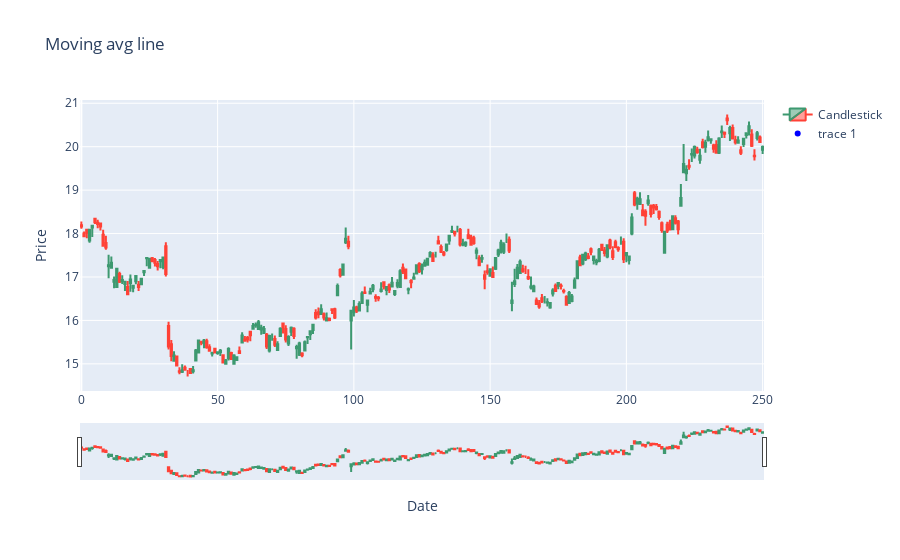

The code cell stored with this chart in its notebook:
### Code cell
moving_avg = df['Close'].rolling(window=20).mean()

candlestick = go.Candlestick(x=df.index,        
                open=df['Open'],
                high=df['High'],
                low=df['Low'],
                close=df['Close'],
                name='Candlestick')

moving_avg_trace = go.Scatter(x=df['Date'],
                             y=moving_avg,
                             mode='markers',
                             line=dict(color='blue', width=4))

fig = go.Figure(data=[candlestick, moving_avg_trace])

fig.update_layout(title='Moving avg line',
                   xaxis_title='Date',
                   yaxis_title='Price')

fig.show()

### Figure 1 — Plotly figure (JSON) as saved in the notebook; plotly's stock layout.template omitted (floating-point values rounded to 4 significant figures; data arrays with more than 128 entries replaced by an {"elided": "..."} marker saying what was removed)
{"data": [{"close": {"elided": "251 float values"}, "high": {"elided": "251 float values"}, "low": {"elided": "251 float values"}, "name": "Candlestick", "open": {"elided": "251 float values"}, "type": "candlestick", "x": {"elided": "251 int values"}}, {"line": {"color": "blue", "width": 4}, "mode": "markers", "type": "scatter", "x": {"elided": "251 str values"}, "y": {"elided": "251 float values"}}], "layout": {"title": {"text": "Moving avg line"}, "xaxis": {"title": {"text": "Date"}}, "yaxis": {"title": {"text": "Price"}}}}
